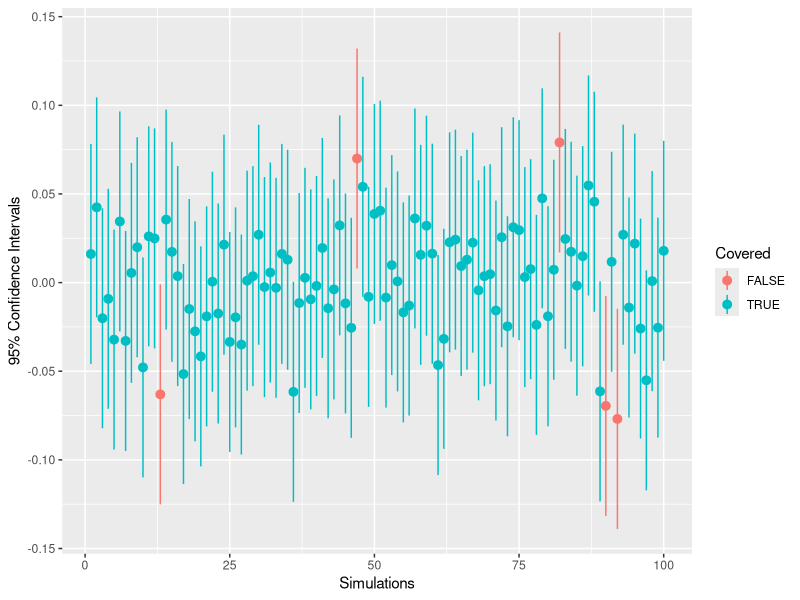

R code for this plot:
## ---- chunk 1
set.seed(123)
nsamp <- 100
samples <- list(nsamp)

for (i in 1:nsamp){
  s <- rnorm(1000)
  samples[[i]] <- s
}
## ---- chunk 2
means <- c()
bias <- c()
se <- c()
ll <- c()  
ul <- c()
  
for (i in 1:nsamp){
  data <- samples[[i]]
  means[i] <- mean(data)
  bias[i] <- abs(mean(data) - 0)
  se[i] <- 1/sqrt(length(data))
  int <- qt(0.975, length(data)-1) * se[i]
  ll[i] <- mean(data) - int
  ul[i] <- mean(data) + int
}

results <- as.data.frame(cbind(means, bias, se, ll, ul))

colMeans(results)
## ---- chunk 3
library(dplyr)
results <- results %>%
  mutate(Covered = ll < 0 & ul > 0)

library(ggplot2)
limits <- aes(ymax = ul, ymin = ll)
ggplot(results, aes(x = 1:100, y = means, color = Covered)) +
    geom_pointrange(limits) + 
    xlab("Simulations") +
    ylab("95% Confidence Intervals")
## ---- chunk 4
results %>%
  filter(Covered == FALSE)
